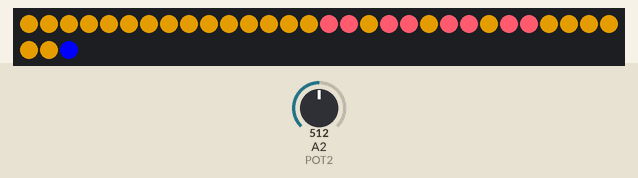
Simulated run of this sketch. Board: Arduino Uno, built with avr-gcc and run on an emulated ATmega328P. Shown: 33 RGB LEDs in strip order, left to right, continuing on the next row. The test bench sets the inputs (shaded band); at power-on: A2 (POT2) = 512.

Above: at 1.2 s.
1.3 s: A2 (POT2) set to 398
At 1.7 s:
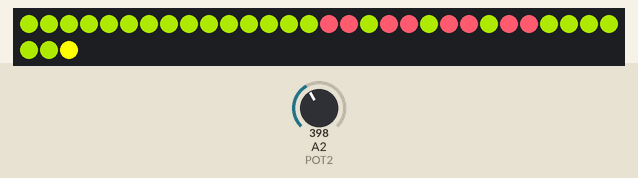
3.9 s: A2 (POT2) set to 369
At 4.7 s:
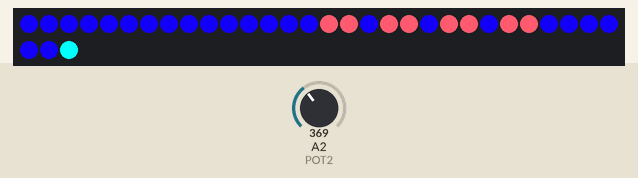
5.5 s: A2 (POT2) set to 273
7.3 s: A2 (POT2) set to 244
At 8.2 s:
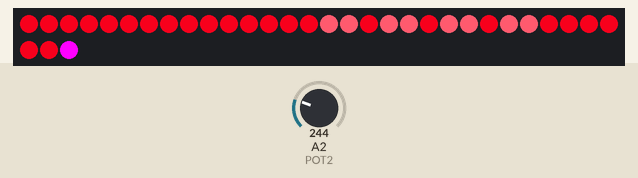
8.9 s: A2 (POT2) set to 900
At 10.0 s:
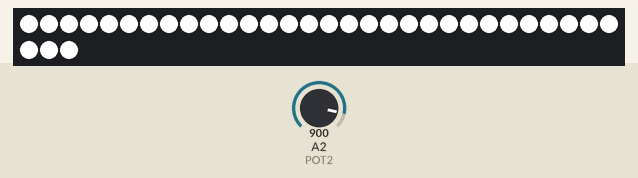
10.4 s: A2 (POT2) set to 882
At 11.47 s:
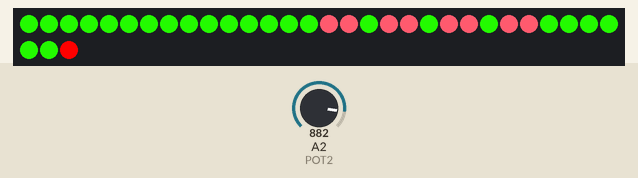

Measured:
- the behaviour switches between 384 and 383 on A2 (POT2) (found by bisection; images 1 and 2)
- the behaviour switches between 256 and 255 on A2 (POT2) (found by bisection; images 2 and 3)
- the behaviour switches between 896 and 895 on A2 (POT2) (found by bisection; images 4 and 5)
- after the input at 1.3 s, the LEDs: change after 0.25 s (image 1)
- after the input at 3.9 s, the LEDs: first change at once (image 2 shows a later state)
- after the input at 7.3 s, the LEDs: first change at once (image 3 shows a later state)
- after the input at 8.9 s, the LEDs: change at once (image 4)
- after the input at 10.4 s, the LEDs: first change at once (image 5 shows a later state)

The sketch:

jeb_old_V3.ino
```cpp
#include <FastLED.h> // Bibliotheque qui gere les leds adressables

#define NUM_LEDS 33 // Nombe total de leds sur la section connectee au DATA_PIN
#define DATA_PIN 4 // Pin numerique DATA de la bande led W2812B
#define POT1 A1 // Pin analogique du potentiometre 1 - Duree de cycle HUE
#define POT2 A2 // Pin analogique du potentiometre 2 - Intensite lumineuse des ledsj

CRGB leds[NUM_LEDS]; // Initialisation variable leds
uint8_t hue = 0; // Initialisation du cycle HUE (arc-en-ciel) a la valeur 0

void setup() {
    FastLED.addLeds<WS2812B, DATA_PIN, GRB>(leds, NUM_LEDS); // Alt : RGB | Normal : GRB - Declaration des leds

    pinMode(POT1, INPUT); // Potentiometre 1
    pinMode(POT2, INPUT); // Potentiometre 2

}

void jeb(){

      for (int i = 0; i < 33; i++) {
       leds[i] = CHSV(hue, 255, 255);
    }

    leds[15] = CRGB(255,90,110);
    leds[16] = CRGB(255,90,110);
    leds[18] = CRGB(255,90,110);
    leds[19] = CRGB(255,90,110);
    leds[21] = CRGB(255,90,110);
    leds[22] = CRGB(255,90,110);
    leds[24] = CRGB(255,90,110);
    leds[25] = CRGB(255,90,110);

    hue++; // Incrementation HUE (cycle de couleur arc-en-ciel RGB)

}

void loop() {
  if (analogRead(POT2) > 895){

      for (int i = 0; i < 33; i++) {
       leds[i] = CRGB(255, 255, 255);
    }
    FastLED.delay(25);

  }
  else if (analogRead(POT2) > 767){

    jeb();
    leds[32] = CRGB(255,0,0);
    FastLED.delay(10); // Duree cycle HUE (Potentiometre 1)

  }
  else if (analogRead(POT2) > 639){

    jeb();
    leds[32] = CRGB(0,255,0);
    FastLED.delay(15); // Duree cycle HUE (Potentiometre 1)

  }
  else if (analogRead(POT2) > 511){

    jeb();
    leds[32] = CRGB(0,0,255);
    FastLED.delay(20); // Duree cycle HUE (Potentiometre 1)

  }
  else if (analogRead(POT2) > 383){

    jeb();
    leds[32] = CRGB(255,255,0);
    FastLED.delay(30); // Duree cycle HUE (Potentiometre 1)

  }
  else if (analogRead(POT2) > 255){

    jeb();
    leds[32] = CRGB(0,255,255);
    FastLED.delay(40); // Duree cycle HUE (Potentiometre 1)

  }
  else if (analogRead(POT2) > 127){

    jeb();
    leds[32] = CRGB(255,0,255);
    FastLED.delay(55); // Duree cycle HUE (Potentiometre 1)

  }
  else if (analogRead(POT2) > 0){

    jeb();
    leds[32] = CRGB(255,255,255);
    FastLED.delay(75); // Duree cycle HUE (Potentiometre 1)

  }
}
/*
void loop() {
  if (analogRead(POT1) > 895){

    LEDS.setBrightness(255)

  }
  else if (analogRead(POT1) > 767){

    LEDS.setBrightness(200)

  }
  else if (analogRead(POT1) > 639){

    LEDS.setBrightness(150)

  }
  else if (analogRead(POT1) > 511){

    LEDS.setBrightness(100)

  }
  else if (analogRead(POT1) > 383){

    LEDS.setBrightness(60)

  }
  else if (analogRead(POT1) > 255){

    LEDS.setBrightness(40)

  }
  else if (analogRead(POT1) > 127){

    LEDS.setBrightness(20)

  }
  else if (analogRead(POT1) > 0){

    LEDS.setBrightness(10)

  }

}
*/
```
